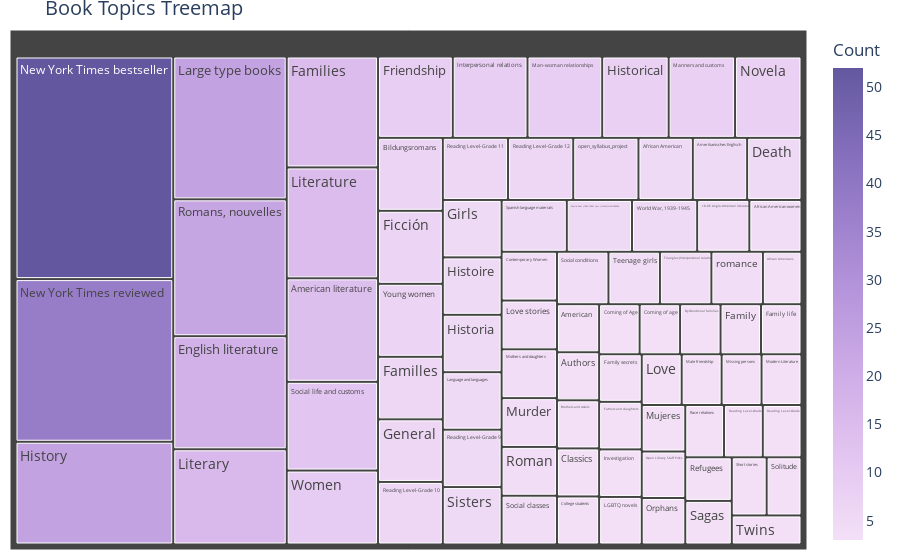

Here is the notebook cell this chart was saved with:
### Code cell
# Display the treemap
topics_dict = topics_wfp
fig = tree_topics(my_topics)
fig.show()

### Figure 1 — Plotly figure (JSON) as saved in the notebook; plotly's stock layout.template omitted (floating-point values rounded to 4 significant figures; data arrays with more than 128 entries replaced by an {"elided": "..."} marker saying what was removed)
{"data": [{"branchvalues": "total", "customdata": {"elided": "959 str values"}, "domain": {"x": [0, 1], "y": [0, 1]}, "hovertemplate": "<b>%{label}</b><br>Count: %{value}<extra></extra>", "hovertext": ["18.06 Anglo-American literature", "African American", "African American women", "African Americans", "American", "American literature", "Amerikanisches Englisch", "Authors", "Bildungsromans", "Brothers and sisters", "Classics", "College students", "Coming of Age", "Coming of age", "Contemporary Women", "Death", "Dysfunctional families", "English literature", "Families", "Familles", "Family", "Family life", "Family secrets", "Fathers and daughters", "Ficción", "Friendship", "General", "Girls", "Histoire", "Historia", "Historical", "History", "Interpersonal relations", "Investigation", "LGBTQ novels", "Language and languages", "Large type books", "Literary", "Literature", "Love", "Love stories", "Male friendship", "Man-woman relationships", "Manners and customs", "Missing persons", "Modern Literature", "Mothers and daughters", "Mujeres", "Murder", "New York Times bestseller", "New York Times reviewed", "Novela", "Open Library Staff Picks", "Orphans", "Race relations", "Reading Level-Grade 10", "Reading Level-Grade 11", "Reading Level-Grade 12", "Reading Level-Grade 7", "Reading Level-Grade 8", "Reading Level-Grade 9", "Refugees", "Roman", "Romans, nouvelles", "Sagas", "Short stories", "Sisters", "Social classes", "Social conditions", "Social life and customs", "Solitude", "Spanish language materials", "Teenage girls", "Triangles (Interpersonal relations)", "Twins", "Women", "World War (1939-1945) fast (OCoLC)fst01180924", "World War, 1939-1945", "Young women", "open_syllabus_project", "romance"], "ids": ["18.06 Anglo-American literature", "African American", "African American women", "African Americans", "American", "American literature", "Amerikanisches Englisch", "Authors", "Bildungsromans", "Brothers and sisters", "Classics", "College students", "Coming of Age", "Coming of age", "Contemporary Women", "Death", "Dysfunctional families", "English literature", "Families", "Familles", "Family", "Family life", "Family secrets", "Fathers and daughters", "Ficción", "Friendship", "General", "Girls", "Histoire", "Historia", "Historical", "History", "Interpersonal relations", "Investigation", "LGBTQ novels", "Language and languages", "Large type books", "Literary", "Literature", "Love", "Love stories", "Male friendship", "Man-woman relationships", "Manners and customs", "Missing persons", "Modern Literature", "Mothers and daughters", "Mujeres", "Murder", "New York Times bestseller", "New York Times reviewed", "Novela", "Open Library Staff Picks", "Orphans", "Race relations", "Reading Level-Grade 10", "Reading Level-Grade 11", "Reading Level-Grade 12", "Reading Level-Grade 7", "Reading Level-Grade 8", "Reading Level-Grade 9", "Refugees", "Roman", "Romans, nouvelles", "Sagas", "Short stories", "Sisters", "Social classes", "Social conditions", "Social life and customs", "Solitude", "Spanish language materials", "Teenage girls", "Triangles (Interpersonal relations)", "Twins", "Women", "World War (1939-1945) fast (OCoLC)fst01180924", "World War, 1939-1945", "Young women", "open_syllabus_project", "romance"], "labels": ["18.06 Anglo-American literature", "African American", "African American women", "African Americans", "American", "American literature", "Amerikanisches Englisch", "Authors", "Bildungsromans", "Brothers and sisters", "Classics", "College students", "Coming of Age", "Coming of age", "Contemporary Women", "Death", "Dysfunctional families", "English literature", "Families", "Familles", "Family", "Family life", "Family secrets", "Fathers and daughters", "Ficción", "Friendship", "General", "Girls", "Histoire", "Historia", "Historical", "History", "Interpersonal relations", "Investigation", "LGBTQ novels", "Language and languages", "Large type books", "Literary", "Literature", "Love", "Love stories", "Male friendship", "Man-woman relationships", "Manners and customs", "Missing persons", "Modern Literature", "Mothers and daughters", "Mujeres", "Murder", "New York Times bestseller", "New York Times reviewed", "Novela", "Open Library Staff Picks", "Orphans", "Race relations", "Reading Level-Grade 10", "Reading Level-Grade 11", "Reading Level-Grade 12", "Reading Level-Grade 7", "Reading Level-Grade 8", "Reading Level-Grade 9", "Refugees", "Roman", "Romans, nouvelles", "Sagas", "Short stories", "Sisters", "Social classes", "Social conditions", "Social life and customs", "Solitude", "Spanish language materials", "Teenage girls", "Triangles (Interpersonal relations)", "Twins", "Women", "World War (1939-1945) fast (OCoLC)fst01180924", "World War, 1939-1945", "Young women", "open_syllabus_project", "romance"], "marker": {"coloraxis": "coloraxis", "colors": [4, 5, 4, 3, 3, 14, 5, 3, 7, 3, 3, 3, 3, 3, 4, 5, 3, 19, 15, 6, 3, 3, 3, 3, 7, 9, 6, 5, 5, 5, 8, 24, 9, 3, 3, 5, 24, 16, 15, 3, 4, 3, 9, 8, 3, 3, 4, 3, 4, 52, 38, 8, 3, 3, 3, 6, 6, 6, 3, 3, 5, 3, 4, 23, 3, 3, 5, 4, 4, 12, 3, 5, 4, 4, 3, 10, 5, 5, 7, 6, 4]}, "name": "", "parents": ["", "", "", "", "", "", "", "", "", "", "", "", "", "", "", "", "", "", "", "", "", "", "", "", "", "", "", "", "", "", "", "", "", "", "", "", "", "", "", "", "", "", "", "", "", "", "", "", "", "", "", "", "", "", "", "", "", "", "", "", "", "", "", "", "", "", "", "", "", "", "", "", "", "", "", "", "", "", "", "", ""], "textfont": {"size": 14}, "type": "treemap", "values": [4, 5, 4, 3, 3, 14, 5, 3, 7, 3, 3, 3, 3, 3, 4, 5, 3, 19, 15, 6, 3, 3, 3, 3, 7, 9, 6, 5, 5, 5, 8, 24, 9, 3, 3, 5, 24, 16, 15, 3, 4, 3, 9, 8, 3, 3, 4, 3, 4, 52, 38, 8, 3, 3, 3, 6, 6, 6, 3, 3, 5, 3, 4, 23, 3, 3, 5, 4, 4, 12, 3, 5, 4, 4, 3, 10, 5, 5, 7, 6, 4]}], "layout": {"autosize": true, "coloraxis": {"colorbar": {"title": {"text": "Count"}}, "colorscale": [[0, "rgb(243, 224, 247)"], [0.1667, "rgb(228, 199, 241)"], [0.3333, "rgb(209, 175, 232)"], [0.5, "rgb(185, 152, 221)"], [0.6667, "rgb(159, 130, 206)"], [0.8333, "rgb(130, 109, 186)"], [1, "rgb(99, 88, 159)"]]}, "font": {"size": 14}, "hoverlabel": {"font": {"size": 12}}, "legend": {"tracegroupgap": 0}, "margin": {"b": 10, "l": 10, "r": 10, "t": 30}, "title": {"text": "Book Topics Treemap"}, "treemapcolorway": ["rgb(243, 224, 247)", "rgb(228, 199, 241)", "rgb(209, 175, 232)", "rgb(185, 152, 221)", "rgb(159, 130, 206)", "rgb(130, 109, 186)", "rgb(99, 88, 159)"]}}
